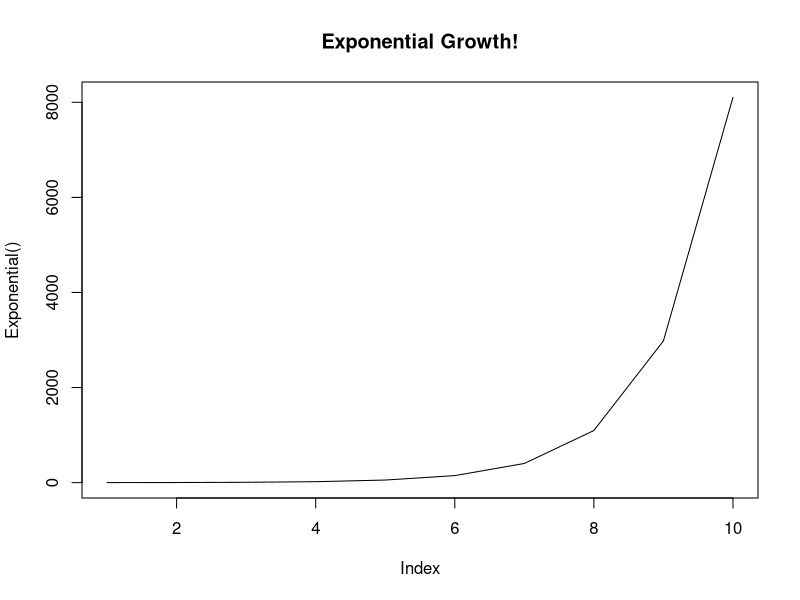

The R source for this figure:
#!usr/bin/env Rscript

# script: browse.R
# Desc: script demonstrating simple debugging in R
# Author: David Bridgwood (dmb2417@ic.ac.uk)

rm(list = ls())

# required packages

###############################################################################
# 8.5.2 debugging in R
###############################################################################

Exponential <- function(N0 = 1, r = 1, generations = 10){
    # runs silmulation of exponential growth
    # returns vector of length generationso

    N <- rep(NA, generations)

    N[1] <- N0

    for(t in 2:generations){
        N[t] <- N[t-1] * exp(r)
           browser()
    }
    return(N)
}

plot(Exponential(), type = "l", main = "Exponential Growth!")
